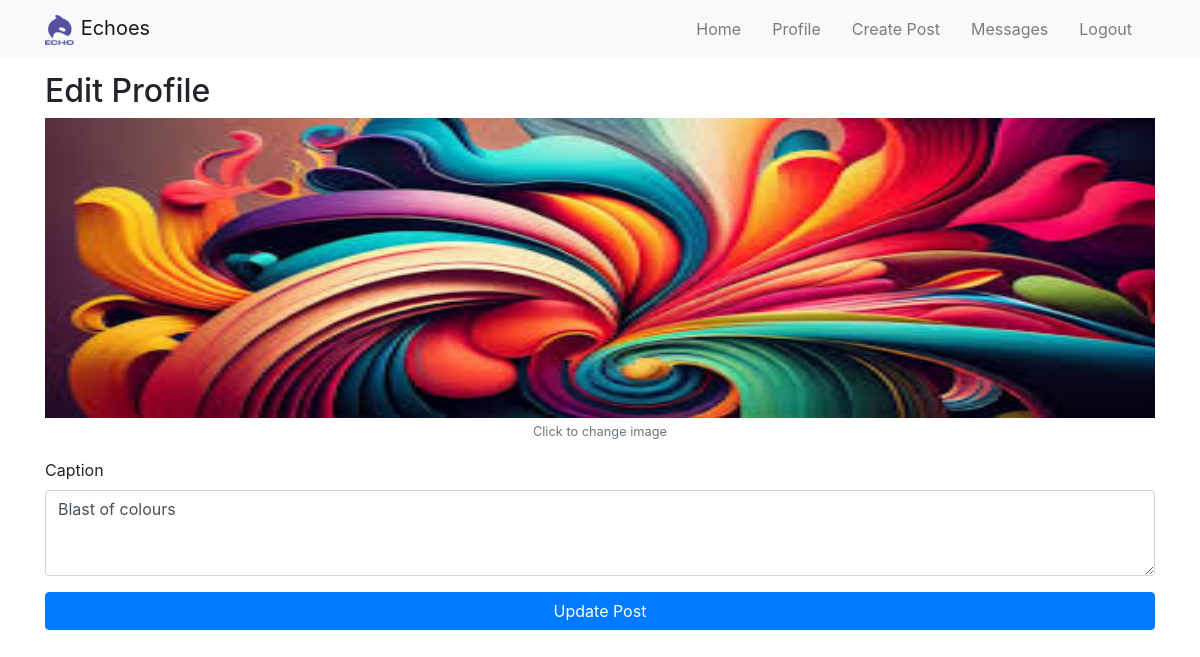
/posts/update-post/2/, run on an earlier commit of the app's database.
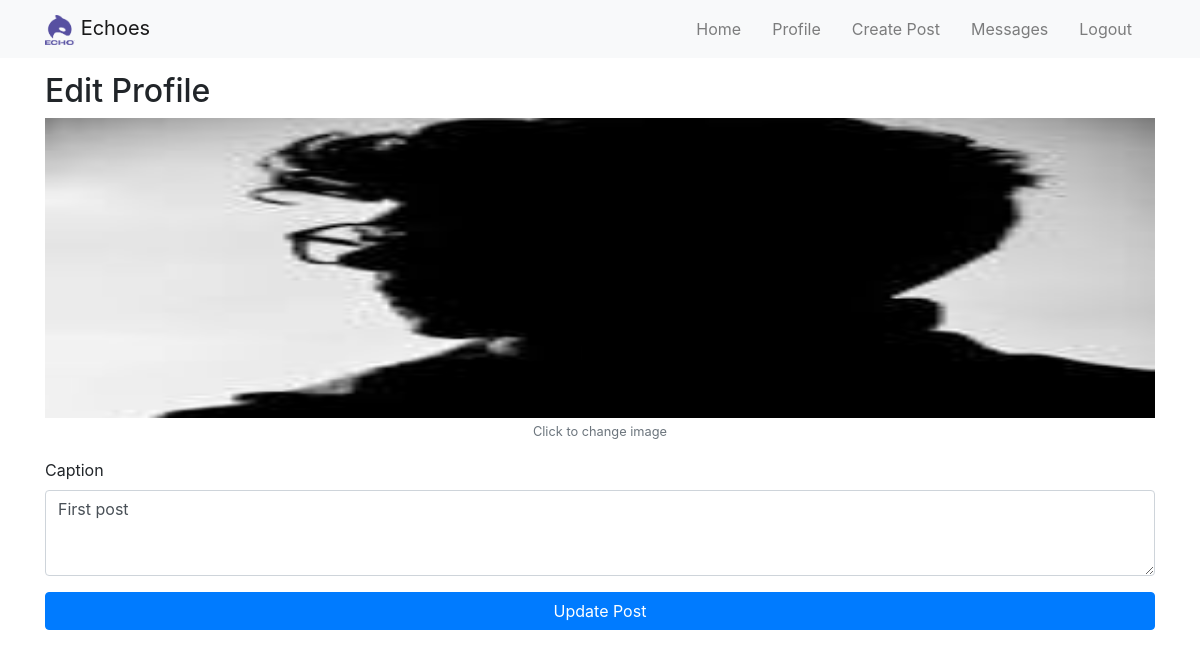
And on a later commit of the database.
### posts/models.py (models this page shows)
class PostModel(models.Model):
    user = models.ForeignKey(get_user_model(), on_delete=models.CASCADE, related_name="PostModel_user",null=True)
    post = models.ImageField(upload_to="posts/", blank=True, null=True)
    caption = models.TextField(null=True, blank=True)
    likes = models.ManyToManyField(get_user_model(), related_name="PostModel_likes", blank=True)
    comments = models.ManyToManyField(CommentModel, related_name="PostModel_comments", blank=True)
    updated_at = models.DateTimeField(auto_now=True)
    created_at = models.DateTimeField(auto_now_add=True, editable=False)

### posts/views.py (the view)
# urls.py: path('update-post/<int:id>/',update_post_view,name='update_post_view'),
def update_post_view(request,id):
    post_instance = PostModel.objects.get(id=id)
    if request.method == 'POST':
        if len(request.FILES) != 0:
            post_instance.post = request.FILES['post']
        post_instance.caption = request.POST.get('caption')
        post_instance.save()
        return redirect('view_post',id)
    return render(request, 'update_post.html', context={"request":request,"user":request.user,"post":post_instance})

### posts/templates/update_post.html (shortened to what this page needs)
{% extends "base.html" %}
{% block body %}
{% include "navbar.html" %}
<div class="container mt-5 pt-4">
    <h2>Edit Profile</h2>
    <form method="post" enctype="multipart/form-data">
        <div class="form-group text-center">
            <div class="profile-img-upload">
                <img src="{{post.post.url}}" class="post-img fix-post-img" alt="Profile Image">
            </div>
            <small class="form-text text-muted">Click to change image</small>
        </div>
        <div class="form-group">
            <label for="bio">Caption</label>
            <textarea class="form-control" name="caption" rows="3">{{post.caption}}</textarea>
        </div>
        <button type="submit" class="btn btn-primary btn-block">Update Post</button>
    </form>
</div>
{% endblock %}

### userprofile/templates/base.html (shortened to what this page needs)
<!DOCTYPE html>
<html lang="en">
<head>
    <link href="https://maxcdn.bootstrapcdn.com/bootstrap/4.5.2/css/bootstrap.min.css" rel="stylesheet">
</head>
<body>
    {% block body %}{% endblock %}
</body>
</html>

### userprofile/templates/navbar.html (shortened to what this page needs)
<nav class="navbar navbar-expand-lg navbar-light bg-light fixed-top">
    <div class="container">
        <a class="navbar-brand" href="{% url 'home_view' %}">
            <img src="/media/logo.png" alt="Logo"> Echoes
        </a>
        <div class="collapse navbar-collapse" id="navbarNav">
            <ul class="navbar-nav ml-auto">
                <li class="navbar-item">
                    <a class="nav-link" href="{% url 'home_view' %}">Home</a>
                </li>
                <li class="navbar-item">
                    <a class="nav-link" href="{% url 'profile_view' request.user.username %}">Profile</a>
                </li>
                <li class="navbar-item">
                    <a class="nav-link" href="{% url 'create_post_view' %}">Create Post</a>
                </li>
                <li class="navbar-item">
                    <a class="nav-link" href="{% url 'message_view' %}">Messages</a>
                </li>
                <li class="navbar-item">
                    <a class="nav-link" href="{% url 'logout_view' %}">Logout</a>
                </li>
            </ul>
        </div>
    </div>
</nav>

### userprofile/templates/styles.html (style rules this page uses)
.navbar-brand img { width: 30px; height: 30px; }
.navbar-item { margin-right: 15px; }
.post-img { width: 100%; height: auto; }
.profile-img-upload { position: relative; cursor: pointer; }
.fix-post-img { height: 300px; width: 100%; }

What changed in the data, as far as the page shows it:
changed PostModel: post: a different picture; caption "Blast of colours" → "First post"
